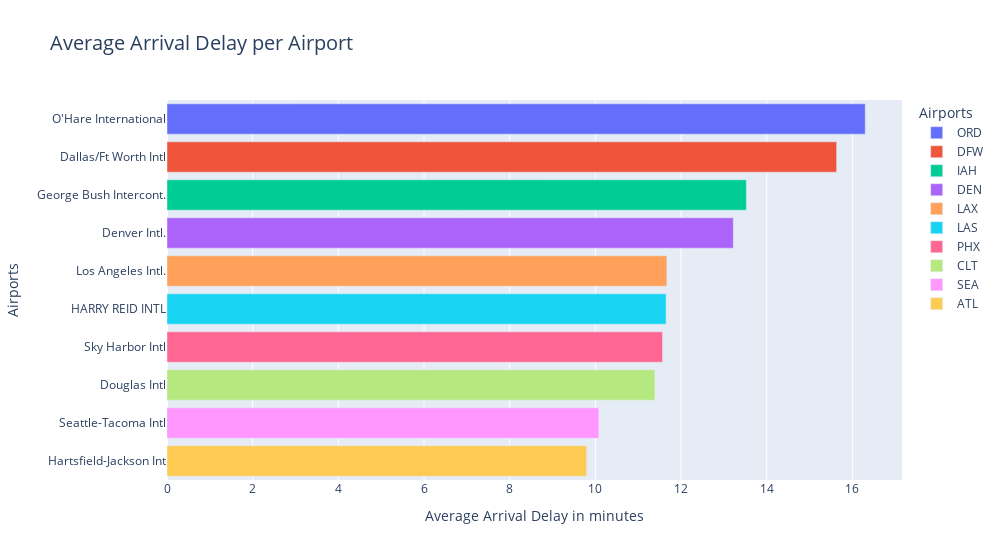

This figure's notebook cell:
### Code cell
fig = px.bar(airport_arrival_delay, y="Dest", x="AvgArrivalDelay", color="Dest", title='Average Arrival Delay per Airport')

fig.update_layout(
    template='plotly',
    title_font_size=20,
    yaxis_title='Airports',
    xaxis_title='Average Arrival Delay in minutes',
    legend_title='Airports',
    width=1000
)

fig.update_yaxes(labelalias=airports_dict)
fig.show()

fig.write_html("Airports_AvgArrival_Delay.html")
# Display it inline in notebook
IFrame(src="Airports_AvgArrival_Delay.html", width=1000, height=700)

### Figure 1 — Plotly figure (JSON) as saved in the notebook; plotly's stock layout.template omitted (floating-point values rounded to 4 significant figures)
{"data": [{"alignmentgroup": "True", "hovertemplate": "Dest=%{y}<br>AvgArrivalDelay=%{x}<extra></extra>", "legendgroup": "ORD", "marker": {"color": "#636efa", "pattern": {"shape": ""}}, "name": "ORD", "offsetgroup": "ORD", "orientation": "h", "showlegend": true, "textposition": "auto", "type": "bar", "x": [16.3], "xaxis": "x", "y": ["ORD"], "yaxis": "y"}, {"alignmentgroup": "True", "hovertemplate": "Dest=%{y}<br>AvgArrivalDelay=%{x}<extra></extra>", "legendgroup": "DFW", "marker": {"color": "#EF553B", "pattern": {"shape": ""}}, "name": "DFW", "offsetgroup": "DFW", "orientation": "h", "showlegend": true, "textposition": "auto", "type": "bar", "x": [15.63], "xaxis": "x", "y": ["DFW"], "yaxis": "y"}, {"alignmentgroup": "True", "hovertemplate": "Dest=%{y}<br>AvgArrivalDelay=%{x}<extra></extra>", "legendgroup": "IAH", "marker": {"color": "#00cc96", "pattern": {"shape": ""}}, "name": "IAH", "offsetgroup": "IAH", "orientation": "h", "showlegend": true, "textposition": "auto", "type": "bar", "x": [13.52], "xaxis": "x", "y": ["IAH"], "yaxis": "y"}, {"alignmentgroup": "True", "hovertemplate": "Dest=%{y}<br>AvgArrivalDelay=%{x}<extra></extra>", "legendgroup": "DEN", "marker": {"color": "#ab63fa", "pattern": {"shape": ""}}, "name": "DEN", "offsetgroup": "DEN", "orientation": "h", "showlegend": true, "textposition": "auto", "type": "bar", "x": [13.22], "xaxis": "x", "y": ["DEN"], "yaxis": "y"}, {"alignmentgroup": "True", "hovertemplate": "Dest=%{y}<br>AvgArrivalDelay=%{x}<extra></extra>", "legendgroup": "LAX", "marker": {"color": "#FFA15A", "pattern": {"shape": ""}}, "name": "LAX", "offsetgroup": "LAX", "orientation": "h", "showlegend": true, "textposition": "auto", "type": "bar", "x": [11.67], "xaxis": "x", "y": ["LAX"], "yaxis": "y"}, {"alignmentgroup": "True", "hovertemplate": "Dest=%{y}<br>AvgArrivalDelay=%{x}<extra></extra>", "legendgroup": "LAS", "marker": {"color": "#19d3f3", "pattern": {"shape": ""}}, "name": "LAS", "offsetgroup": "LAS", "orientation": "h", "showlegend": true, "textposition": "auto", "type": "bar", "x": [11.65], "xaxis": "x", "y": ["LAS"], "yaxis": "y"}, {"alignmentgroup": "True", "hovertemplate": "Dest=%{y}<br>AvgArrivalDelay=%{x}<extra></extra>", "legendgroup": "PHX", "marker": {"color": "#FF6692", "pattern": {"shape": ""}}, "name": "PHX", "offsetgroup": "PHX", "orientation": "h", "showlegend": true, "textposition": "auto", "type": "bar", "x": [11.57], "xaxis": "x", "y": ["PHX"], "yaxis": "y"}, {"alignmentgroup": "True", "hovertemplate": "Dest=%{y}<br>AvgArrivalDelay=%{x}<extra></extra>", "legendgroup": "CLT", "marker": {"color": "#B6E880", "pattern": {"shape": ""}}, "name": "CLT", "offsetgroup": "CLT", "orientation": "h", "showlegend": true, "textposition": "auto", "type": "bar", "x": [11.39], "xaxis": "x", "y": ["CLT"], "yaxis": "y"}, {"alignmentgroup": "True", "hovertemplate": "Dest=%{y}<br>AvgArrivalDelay=%{x}<extra></extra>", "legendgroup": "SEA", "marker": {"color": "#FF97FF", "pattern": {"shape": ""}}, "name": "SEA", "offsetgroup": "SEA", "orientation": "h", "showlegend": true, "textposition": "auto", "type": "bar", "x": [10.08], "xaxis": "x", "y": ["SEA"], "yaxis": "y"}, {"alignmentgroup": "True", "hovertemplate": "Dest=%{y}<br>AvgArrivalDelay=%{x}<extra></extra>", "legendgroup": "ATL", "marker": {"color": "#FECB52", "pattern": {"shape": ""}}, "name": "ATL", "offsetgroup": "ATL", "orientation": "h", "showlegend": true, "textposition": "auto", "type": "bar", "x": [9.794], "xaxis": "x", "y": ["ATL"], "yaxis": "y"}], "layout": {"barmode": "relative", "legend": {"title": {"text": "Airports"}, "tracegroupgap": 0}, "title": {"font": {"size": 20}, "text": "Average Arrival Delay per Airport"}, "width": 1000, "xaxis": {"anchor": "y", "domain": [0, 1], "title": {"text": "Average Arrival Delay in minutes"}}, "yaxis": {"anchor": "x", "categoryarray": ["ATL", "SEA", "CLT", "PHX", "LAS", "LAX", "DEN", "IAH", "DFW", "ORD"], "categoryorder": "array", "domain": [0, 1], "labelalias": {"ATL": "Hartsfield-Jackson Int", "CLT": "Douglas Intl", "DEN": "Denver Intl.", "DFW": "Dallas/Ft Worth Intl", "IAH": "George Bush Intercont.", "LAS": "HARRY REID INTL", "LAX": "Los Angeles Intl.", "ORD": "O'Hare International", "PHX": "Sky Harbor Intl", "SEA": "Seattle-Tacoma Intl"}, "title": {"text": "Airports"}}}}
